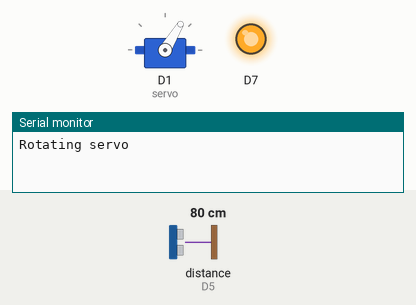
The sketch below on a simulated ESP8266 (NodeMCU). On the bench: servo, output pins drawn as LEDs (lit = HIGH), the last lines printed to the serial monitor. Wiring (inferred from the names in the program): ultrasonic range finder: trigger D6; echo D5. Inputs (shaded band) come from the test bench; at power-on: distance to the obstacle (sensor on D5) 80 cm. The echo pulse lasts 58.3 µs per cm; pins used as bus, display or sensor lines are not drawn.

Above: at 1.2 s.
1.3 s: distance to the obstacle (sensor on D5) set to 33 cm
At 1.67 s:
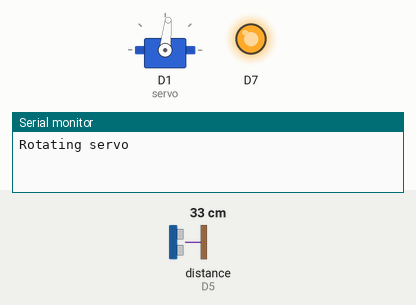
4.3 s: distance to the obstacle (sensor on D5) set to 29 cm
At 5.5 s:
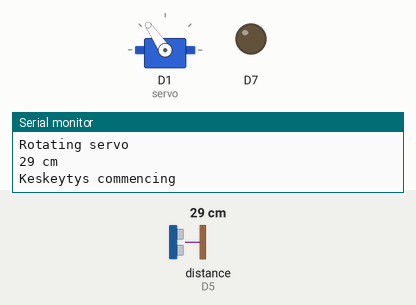
At 9.7 s:
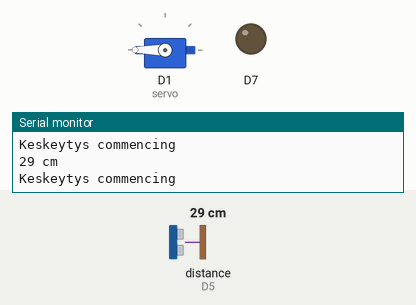
Timing chart, 0 to 11.2 s (numbered marks = the images above; inputs shaded):
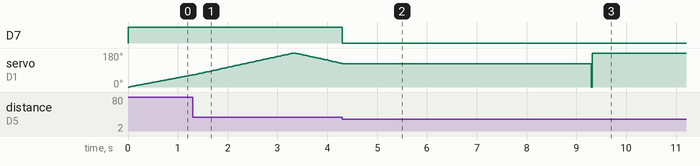

Measured:
- the behaviour switches between 31 and 30 cm on distance to the obstacle (sensor on D5) (found by bisection; images 1 and 2)
- after the input at 4.3 s, D7: HIGH → LOW at once

The sketch:

servo_ja_sensori.ino
```cpp
#include <Servo.h>

Servo servo;
int pos;
int keskeytys = 0;
#define trigPin D6
#define echoPin D5
void setup() {
  // put your setup code here, to run once:
  servo.attach(D1);
  Serial.begin (9600);
  pinMode(trigPin, OUTPUT);
  pinMode(echoPin, INPUT);
  pinMode(D7, OUTPUT);
}

void loop() {
  // put your main code here, to run repeatedly:

  Serial.println("Rotating servo");
  while (keskeytys == 0) {
    digitalWrite(D7, HIGH);
    for (pos = 0; pos <= 180; pos += 1) {
      servo.write(pos);
      if(sensorData() == 1){
        digitalWrite(D7, LOW);
        keskeytys = 1;
        Serial.println("Keskeytys commencing");
        break;
      }
      delay(15);
    }
    for (pos = 180; pos >= 0; pos -= 1) {
      servo.write(pos);
      if(sensorData() == 1){
        digitalWrite(D7, LOW);
        keskeytys = 1;
        Serial.println("Keskeytys commencing");
        break;
      }
      delay(15);
    }
    break;
  }

  delay(5000);
  keskeytys = 0;
}


int sensorData(){
  int palautus = 0;
  long duration, distance;
  digitalWrite(trigPin, LOW);  // Added this line
  delayMicroseconds(2); // Added this line
  digitalWrite(trigPin, HIGH);
  //  delayMicroseconds(1000); - Removed this line
  delayMicroseconds(10); // Added this line
  digitalWrite(trigPin, LOW);
  duration = pulseIn(echoPin, HIGH);
  distance = (duration/2) / 29.1;

  if (distance >= 200 || distance <= 0){
    Serial.println("Out of range");
  }
  else if(distance <= 30) {
    Serial.print(distance);
    Serial.println(" cm");
    palautus = 1;
  }
  return palautus;
}
```
